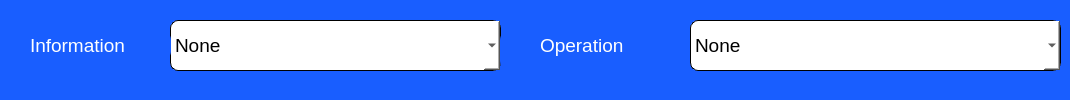
            <widget class="QWidget" name="top_selector_con_4" native="true">
             <property name="minimumSize">
              <size>
               <width>100</width>
               <height>100</height>
              </size>
             </property>
             <property name="maximumSize">
              <size>
               <width>2000</width>
               <height>16777215</height>
              </size>
             </property>
             <property name="styleSheet">
              <string notr="true">border-radius : 10;
background-color: rgb(25, 94, 255);
color: rgb(255, 255, 255);</string>
             </property>
             <widget class="QComboBox" name="school_information_cb">
              <property name="geometry">
               <rect>
                <x>170</x>
                <y>20</y>
                <width>331</width>
                <height>51</height>
               </rect>
              </property>
              <property name="font">
               <font>
                <pointsize>14</pointsize>
               </font>
              </property>
              <property name="styleSheet">
               <string notr="true">background-color: rgb(255, 255, 255);
border-radius : 8px;
border-color: rgb(0, 0, 0);
border: 1px solid black;
color: rgb(0, 0, 0);
</string>
              </property>
              <item>
               <property name="text">
                <string>None</string>
               </property>
              </item>
             </widget>
             <widget class="QLabel" name="label_46">
              <property name="geometry">
               <rect>
                <x>500</x>
                <y>30</y>
                <width>81</width>
                <height>41</height>
               </rect>
              </property>
              <property name="font">
               <font>
                <pointsize>14</pointsize>
               </font>
              </property>
              <property name="text">
               <string/>
              </property>
             </widget>
             <widget class="QLabel" name="label_77">
              <property name="geometry">
               <rect>
                <x>30</x>
                <y>30</y>
                <width>141</width>
                <height>31</height>
               </rect>
              </property>
              <property name="font">
               <font>
                <pointsize>14</pointsize>
               </font>
              </property>
              <property name="text">
               <string>Information </string>
              </property>
             </widget>
             <widget class="QComboBox" name="school_operation_cb">
              <property name="geometry">
               <rect>
                <x>690</x>
                <y>20</y>
                <width>371</width>
                <height>51</height>
               </rect>
              </property>
              <property name="font">
               <font>
                <pointsize>14</pointsize>
               </font>
              </property>
              <property name="styleSheet">
               <string notr="true">background-color: rgb(255, 255, 255);
border-radius : 8px;
border-color: rgb(0, 0, 0);
border: 1px solid black;
color: rgb(0, 0, 0);
</string>
              </property>
              <item>
               <property name="text">
                <string>None</string>
               </property>
              </item>
             </widget>
             <widget class="QLabel" name="label_78">
              <property name="geometry">
               <rect>
                <x>540</x>
                <y>30</y>
                <width>141</width>
                <height>31</height>
               </rect>
              </property>
              <property name="font">
               <font>
                <pointsize>14</pointsize>
               </font>
              </property>
              <property name="text">
               <string>Operation</string>
              </property>
             </widget>
            </widget>
